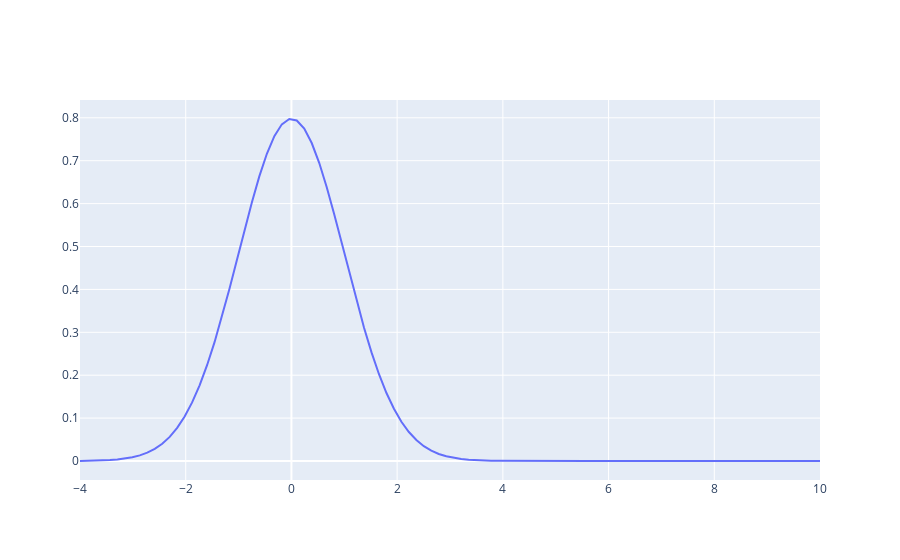

This figure's notebook cell:
### Markdown cell above
####  3) Same as (2), but convolutions of independent continuous random variables?

### Code cell
from scipy.stats import distributions as iid

# Code to convolve two random variables with PDFs
# Exploits scipy.stats base rv_continuous class.

class ConvolvedContinuous(iid.rv_continuous):

    """Convolve (add) two continuous random variables x and y,
       returning the resulting PDF and CDF."""

    def __init__(self, x, y):
        self.continuous_rv_x = x
        self.continuous_rv_y = y
        super(ConvolvedContinuous, self).__init__(name="ConvolvedContinuous")
        
    def _cdf(self, z):
        return self.continuous_rv_x.cdf(z) + self.continuous_rv_y.cdf(z)

    def _pdf(self, z):
        return self.continuous_rv_x.pdf(z) + self.continuous_rv_y.pdf(z)

# Example usage:
# Create two continuous random variables x and y
x = iid.norm()
y = iid.norm()

# Create a new convolved random variable using the ConvolvedContinuous class
z = ConvolvedContinuous(x, y)

import plotly.graph_objects as go
import numpy as np

X = np.linspace(-4, 10, 100).tolist()

fig = go.Figure(data=go.Scatter(x=X, y=[z.pdf(z_val) for z_val in X]))
fig.show()

### Figure 1 — Plotly figure (JSON) as saved in the notebook; plotly's stock layout.template omitted (floating-point values rounded to 4 significant figures)
{"data": [{"type": "scatter", "x": [-4, -3.859, -3.717, -3.576, -3.434, -3.293, -3.152, -3.01, -2.869, -2.727, -2.586, -2.444, -2.303, -2.162, -2.02, -1.879, -1.737, -1.596, -1.455, -1.313, -1.172, -1.03, -0.8889, -0.7475, -0.6061, -0.4646, -0.3232, -0.1818, -0.0404, 0.101, 0.2424, 0.3838, 0.5253, 0.6667, 0.8081, 0.9495, 1.091, 1.232, 1.374, 1.515, 1.657, 1.798, 1.939, 2.081, 2.222, 2.364, 2.505, 2.646, 2.788, 2.929, 3.071, 3.212, 3.354, 3.495, 3.636, 3.778, 3.919, 4.061, 4.202, 4.343, 4.485, 4.626, 4.768, 4.909, 5.051, 5.192, 5.333, 5.475, 5.616, 5.758, 5.899, 6.04, 6.182, 6.323, 6.465, 6.606, 6.747, 6.889, 7.03, 7.172, 7.313, 7.455, 7.596, 7.737, 7.879, 8.02, 8.162, 8.303, 8.444, 8.586, 8.727, 8.869, 9.01, 9.152, 9.293, 9.434, 9.576, 9.717, 9.859, 10], "y": [0.0002677, 0.0004666, 0.0007971, 0.001335, 0.002192, 0.003526, 0.005562, 0.008599, 0.01303, 0.01936, 0.02818, 0.04022, 0.05626, 0.07714, 0.1037, 0.1366, 0.1764, 0.2233, 0.277, 0.3369, 0.4016, 0.4693, 0.5375, 0.6034, 0.664, 0.7162, 0.7573, 0.7848, 0.7972, 0.7938, 0.7748, 0.7412, 0.6951, 0.6389, 0.5756, 0.5084, 0.4401, 0.3734, 0.3106, 0.2532, 0.2023, 0.1585, 0.1217, 0.09157, 0.06755, 0.04884, 0.03462, 0.02405, 0.01638, 0.01093, 0.007152, 0.004586, 0.002883, 0.001776, 0.001073, 0.0006352, 0.0003686, 0.0002097, 0.0001169, 6.388e-05, 3.422e-05, 1.797e-05, 9.247e-06, 4.665e-06, 2.307e-06, 1.118e-06, 5.313e-07, 2.474e-07, 1.129e-07, 5.053e-08, 2.216e-08, 9.528e-09, 4.015e-09, 1.658e-09, 6.714e-10, 2.665e-10, 1.037e-10, 3.952e-11, 1.477e-11, 5.411e-12, 1.943e-12, 6.839e-13, 2.36e-13, 7.98e-14, 2.645e-14, 8.595e-15, 2.737e-15, 8.546e-16, 2.615e-16, 7.843e-17, 2.306e-17, 6.645e-18, 1.877e-18, 5.198e-19, 1.411e-19, 3.753e-20, 9.786e-21, 2.501e-21, 6.267e-22, 1.539e-22]}], "layout": {}}
